Frame 1 (no input): blank canvas, image omitted
Frame 60 (the mouse pressed at the canvas centre just before this capture): blank canvas, image omitted
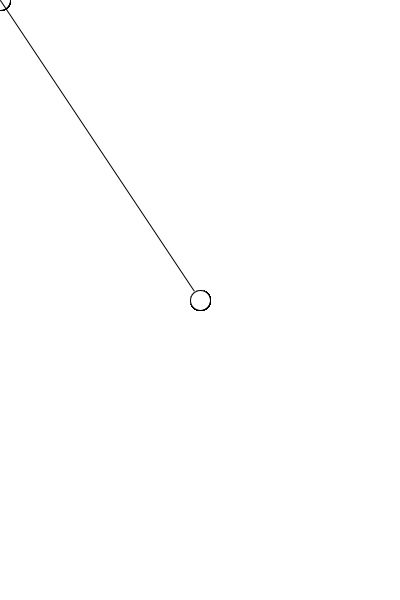
Frame 120 (the mouse held since frame 60 and released just before this capture)

The Processing sketch whose frames 1 and 60 were blank and that drew this single picture after the mouse press (run headless with seeded random() and noise(); from frame 60 on, the mouse is pressed at the canvas centre):

// Processing sketch: processing_148548
// ── processing_148548.pde

// First and only once:
void setup()
{
  size(400, 600);
  background(255, 255, 255);
  frameRate(10);
}
 
// Then, repeat:
void draw()
{ 
  strokeWeight(1);
  stroke(0, 0, 0, 255);
  line(pmouseX, pmouseY, mouseX, mouseY);
  
  fill(255, 255, 255, 255);
  ellipse(mouseX, mouseY, 20, 20);
  
}
